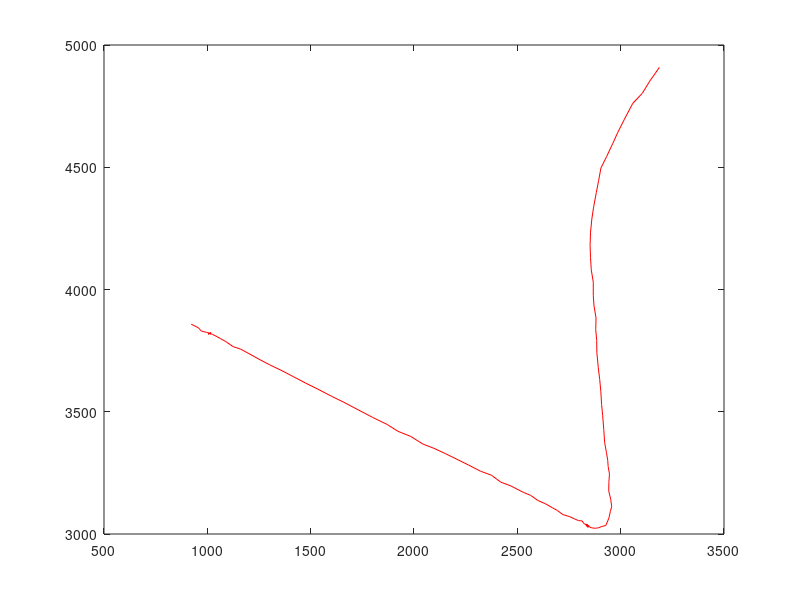

Source code (MATLAB):
% NE->S

% The variable that you may play with is a, b and kexi which can control
% the staring point, the stopping point and the velocity. One thing to note
% is that the x/y coordinate sometimes may be close for distant points at
% the trajectory. It is suggested that the x coordinate of the stopping
% point should be bigger than the x coordinate of the starting point for
% the NE-> S case. For kexi, it is suggested that it should be less than 1. At least, it
% should be less than 1 at the intersection point.

function[xx,yy,k]=NE_S2()

x=[888         922         956         974         995        1004        1007        1010        1004        1008        1009        1007        1009        1011        1011        1011        1012        1011        1010        1013        1014        1013        1015        1013        1012        1018        1033        1050         1076        1105        1146        1188        1235        1280        1333        1386        1436        1495        1548        1604        1660        1717        1774        1838        1891        1949        2006   2066        2122        2175        2228        2281        2335        2385        2434        2479        2537        2567        2607        2646        2676        2705        2732        2763          2784        2804        2814        2822        2827        2830        2832          2834        2833        2833        2832        2836        2834        2834          2834        2836        2837        2836        2837        2835        2835          2836        2837        2838        2835        2837        2838        2836          2838        2836        2839        2839        2838        2835        2837          2839        2841        2840        2844        2841        2842        2840          2842        2840        2842        2843        2841        2843        2843          2842        2845        2845        2854        2868        2886        2900          2919        2933        2941        2949        2951        2953        2950          2944        2942        2940        2939        2933         2924        2919         2917        2910        2906        2903        2896        2889        2884        2884        2878        2875        2869        2866        2860        2856        2852        2852        2857        2864        2876        2888        2900        2923        2951        2979        3009        3053        3080        3119        3163        3203        3247];
y=[3875        3858        3844        3834        3825        3823        3822        3819        3819        3822        3819        3821       3820        3820        3821        3820        3821        3819        3820        3820        3821        3822        3822        3820        3821        3819        3813        3806        3793        3780        3763        3744        3722        3701        3679        3658         3634        3609        3587        3562        3539        3514        3487        3462        3439        3414        3390   3363        3340        3320        3297        3275        3251        3231        3212        3192        3167        3151        3134        3120        3104        3091        3080        3067        3059        3052        3048          3043        3040        3040        3039        3039        3038          3039        3038        3037        3039        3038        3038          3040        3039        3039        3038        3036        3040          3039        3037        3036        3037        3037        3037        3037        3036        3036        3036        3035        3037          3038        3037        3039        3036        3035        3033          3035        3033        3032        3034        3035        3034          3032        3033        3032        3034        3031        3033          3031        3026        3024        3023        3028        3034          3045        3060        3081        3103        3129        3162          3194        3225        3259        3292        3327         3359        3407        3458        3503        3549         3600        3650        3699        3749        3798        3846        3899        3950        3999        4051        4104        4159        4212        4263        4314        4369        4423        4474        4528        4577        4630        4683        4746        4781        4827        4878        4928        4977];

a=x(2); %3100;
b=x(end-1);%1500;
kexi=0.1;
D=5;

try
    
    
    v_x=zeros(1,length(x)-1);
    
    for i=1:1:(length(x)-1)
        
        v_x(i)=x(i+1)-x(i)+0.0001*randn; % calculate the velocity of the original data
        
    end
    
    
    
    
    k=1;
    num1=1;
    num2=1;
    xx=zeros(1,200);
    yy=zeros(1,200);
    vv=zeros(1,200);
    theta=zeros(1,200);
    l=zeros(1,200); % the lane car is using
    cl=zeros(1,200); % which direction car is changing lane
    
    for i=1:1:length(x)
        
        if (x(i)==a)
            num1=i;
            break;
        end
        if (x(i)>a)
            num1=i-1+(a-x(i-1))/(x(i)-x(i-1));
            break;
        end
        
    end
    
    xx(1)=a;
    yy(1)=y(floor(num1))+((a-x(floor(num1)))/(x(floor(num1)+1)-x(floor(num1))))*(y(floor(num1)+1)-y(floor(num1)));
    
    
    while (xx(k)<b)
        vv(k)=v_x(floor(num1))*(1+kexi*randn);  % vv is the velocity of the car
        num2=num1+(vv(k)/v_x(floor(num1)));
        
        xx(k+1)=x(floor(num2))+(num2-floor(num2))*(x(floor(num2)+1)-x(floor(num2)));
        yy(k+1)=y(floor(num2))+(num2-floor(num2))*(y(floor(num2)+1)-y(floor(num2)));
        
        % rn is a random number between (0,1), and l indicates which lane car is
        % using, cl denotes which direction car is changing lane.
        rn=rand;
        if ((l(k)==0)&&(rn<0.1))
            l(k+1)=1;
            cl(k+1)=1;
        end
        if ((l(k)==0)&&(rn>0.9))
            l(k+1)=-1;
            cl(k+1)=-1;
        end
        if ((l(k)==1)&&(rn<0.1))
            l(k+1)=0;
            cl(k+1)=-1;
        end
        if ((l(k)==-1)&&(rn>0.9))
            l(k+1)=0;
            cl(k+1)=1;
        end
        
        % change the coordinates with lane change
        
        theta(k+1)=atan((yy(k+1)-yy(k))./(xx(k+1)-xx(k)));
        
        %       theta(k+1)=atan((yy(k+1)-y(floor(num2)))./(xx(k+1)-x(floor(num2))));
        
        xx(k+1)=xx(k+1)+D*sin(theta(k+1))*cl(k+1);
        yy(k+1)=yy(k+1)-D*cos(theta(k+1))*cl(k+1);
        
        num1=num2;
        k=k+1;
        
    end
    if isempty(find(isnan(xx))) &&  isempty(find(isnan(yy)))
        %         for i=1:1:k-1
        %             plot(xx(i),yy(i),'r');
        %             drawnow;
        %             %             pause(0.1);
        %         end
        plot(xx(1:k-1),yy(1:k-1),'r'); drawnow;
    end
catch ME
end

end

